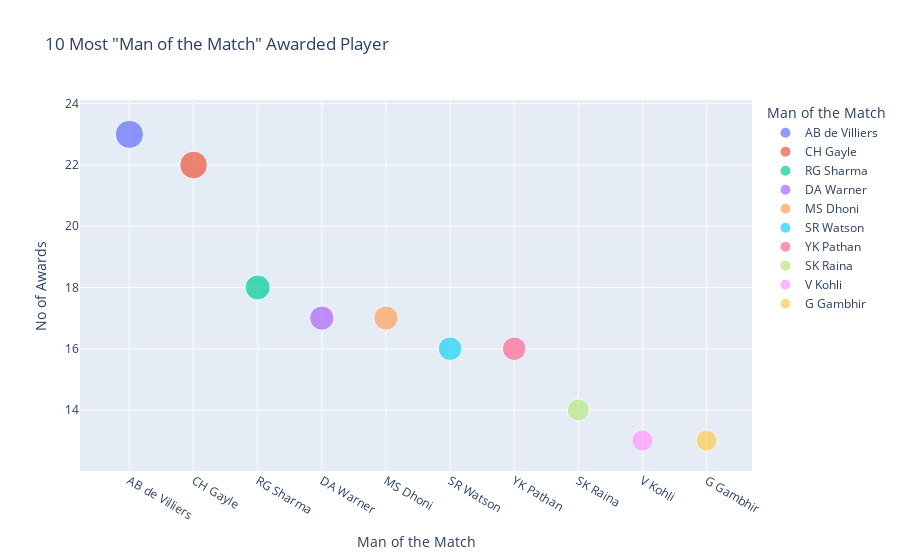

This figure's notebook cell:
### Code cell
#Most Player of the Match Awards
# Count the number of awards
award_counts = Matches['Man of the Match'].value_counts()

# # Create a DataFrame with the count of award
df4 = pd.DataFrame({'Man of the Match': award_counts.index, 'No of Awards': award_counts.values})

# # Sort the DataFrame 
df4 = df4.sort_values(by='No of Awards', ascending=False).head(10)

# # Bar chart using the Plotly
fig = px.scatter(df4, x='Man of the Match', y='No of Awards', color='Man of the Match', size='No of Awards' , title='10 Most "Man of the Match" Awarded Player')
fig.show()

### Figure 1 — Plotly figure (JSON) as saved in the notebook; plotly's stock layout.template omitted (floating-point values rounded to 4 significant figures)
{"data": [{"hovertemplate": "Man of the Match=%{x}<br>No of Awards=%{marker.size}<extra></extra>", "legendgroup": "AB de Villiers", "marker": {"color": "#636efa", "size": [23], "sizemode": "area", "sizeref": 0.0575, "symbol": "circle"}, "mode": "markers", "name": "AB de Villiers", "orientation": "v", "showlegend": true, "type": "scatter", "x": ["AB de Villiers"], "xaxis": "x", "y": [23], "yaxis": "y"}, {"hovertemplate": "Man of the Match=%{x}<br>No of Awards=%{marker.size}<extra></extra>", "legendgroup": "CH Gayle", "marker": {"color": "#EF553B", "size": [22], "sizemode": "area", "sizeref": 0.0575, "symbol": "circle"}, "mode": "markers", "name": "CH Gayle", "orientation": "v", "showlegend": true, "type": "scatter", "x": ["CH Gayle"], "xaxis": "x", "y": [22], "yaxis": "y"}, {"hovertemplate": "Man of the Match=%{x}<br>No of Awards=%{marker.size}<extra></extra>", "legendgroup": "RG Sharma", "marker": {"color": "#00cc96", "size": [18], "sizemode": "area", "sizeref": 0.0575, "symbol": "circle"}, "mode": "markers", "name": "RG Sharma", "orientation": "v", "showlegend": true, "type": "scatter", "x": ["RG Sharma"], "xaxis": "x", "y": [18], "yaxis": "y"}, {"hovertemplate": "Man of the Match=%{x}<br>No of Awards=%{marker.size}<extra></extra>", "legendgroup": "DA Warner", "marker": {"color": "#ab63fa", "size": [17], "sizemode": "area", "sizeref": 0.0575, "symbol": "circle"}, "mode": "markers", "name": "DA Warner", "orientation": "v", "showlegend": true, "type": "scatter", "x": ["DA Warner"], "xaxis": "x", "y": [17], "yaxis": "y"}, {"hovertemplate": "Man of the Match=%{x}<br>No of Awards=%{marker.size}<extra></extra>", "legendgroup": "MS Dhoni", "marker": {"color": "#FFA15A", "size": [17], "sizemode": "area", "sizeref": 0.0575, "symbol": "circle"}, "mode": "markers", "name": "MS Dhoni", "orientation": "v", "showlegend": true, "type": "scatter", "x": ["MS Dhoni"], "xaxis": "x", "y": [17], "yaxis": "y"}, {"hovertemplate": "Man of the Match=%{x}<br>No of Awards=%{marker.size}<extra></extra>", "legendgroup": "SR Watson", "marker": {"color": "#19d3f3", "size": [16], "sizemode": "area", "sizeref": 0.0575, "symbol": "circle"}, "mode": "markers", "name": "SR Watson", "orientation": "v", "showlegend": true, "type": "scatter", "x": ["SR Watson"], "xaxis": "x", "y": [16], "yaxis": "y"}, {"hovertemplate": "Man of the Match=%{x}<br>No of Awards=%{marker.size}<extra></extra>", "legendgroup": "YK Pathan", "marker": {"color": "#FF6692", "size": [16], "sizemode": "area", "sizeref": 0.0575, "symbol": "circle"}, "mode": "markers", "name": "YK Pathan", "orientation": "v", "showlegend": true, "type": "scatter", "x": ["YK Pathan"], "xaxis": "x", "y": [16], "yaxis": "y"}, {"hovertemplate": "Man of the Match=%{x}<br>No of Awards=%{marker.size}<extra></extra>", "legendgroup": "SK Raina", "marker": {"color": "#B6E880", "size": [14], "sizemode": "area", "sizeref": 0.0575, "symbol": "circle"}, "mode": "markers", "name": "SK Raina", "orientation": "v", "showlegend": true, "type": "scatter", "x": ["SK Raina"], "xaxis": "x", "y": [14], "yaxis": "y"}, {"hovertemplate": "Man of the Match=%{x}<br>No of Awards=%{marker.size}<extra></extra>", "legendgroup": "V Kohli", "marker": {"color": "#FF97FF", "size": [13], "sizemode": "area", "sizeref": 0.0575, "symbol": "circle"}, "mode": "markers", "name": "V Kohli", "orientation": "v", "showlegend": true, "type": "scatter", "x": ["V Kohli"], "xaxis": "x", "y": [13], "yaxis": "y"}, {"hovertemplate": "Man of the Match=%{x}<br>No of Awards=%{marker.size}<extra></extra>", "legendgroup": "G Gambhir", "marker": {"color": "#FECB52", "size": [13], "sizemode": "area", "sizeref": 0.0575, "symbol": "circle"}, "mode": "markers", "name": "G Gambhir", "orientation": "v", "showlegend": true, "type": "scatter", "x": ["G Gambhir"], "xaxis": "x", "y": [13], "yaxis": "y"}], "layout": {"legend": {"itemsizing": "constant", "title": {"text": "Man of the Match"}, "tracegroupgap": 0}, "title": {"text": "10 Most \"Man of the Match\" Awarded Player"}, "xaxis": {"anchor": "y", "categoryarray": ["AB de Villiers", "CH Gayle", "RG Sharma", "DA Warner", "MS Dhoni", "SR Watson", "YK Pathan", "SK Raina", "V Kohli", "G Gambhir"], "categoryorder": "array", "domain": [0, 1], "title": {"text": "Man of the Match"}}, "yaxis": {"anchor": "x", "domain": [0, 1], "title": {"text": "No of Awards"}}}}
